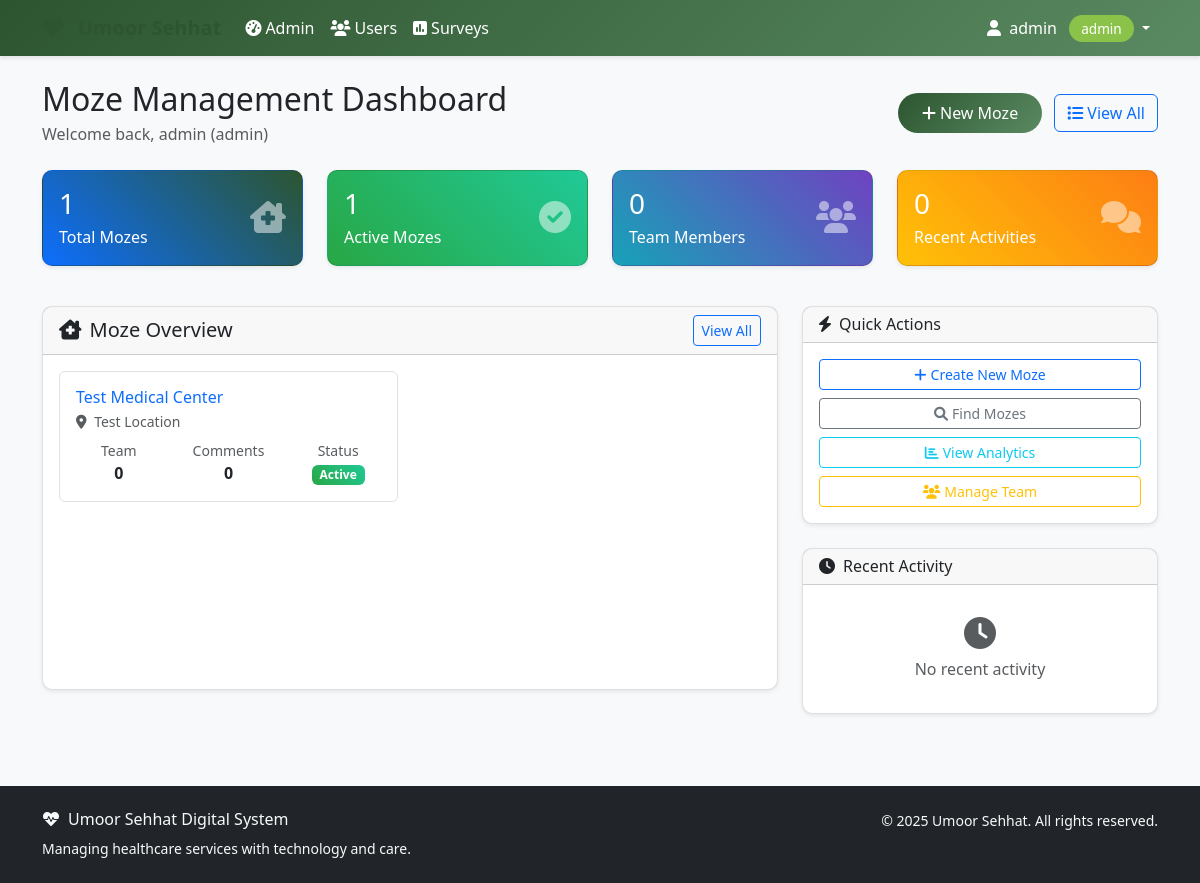
The page /moze/ (signed in) on the database as committed earlier.
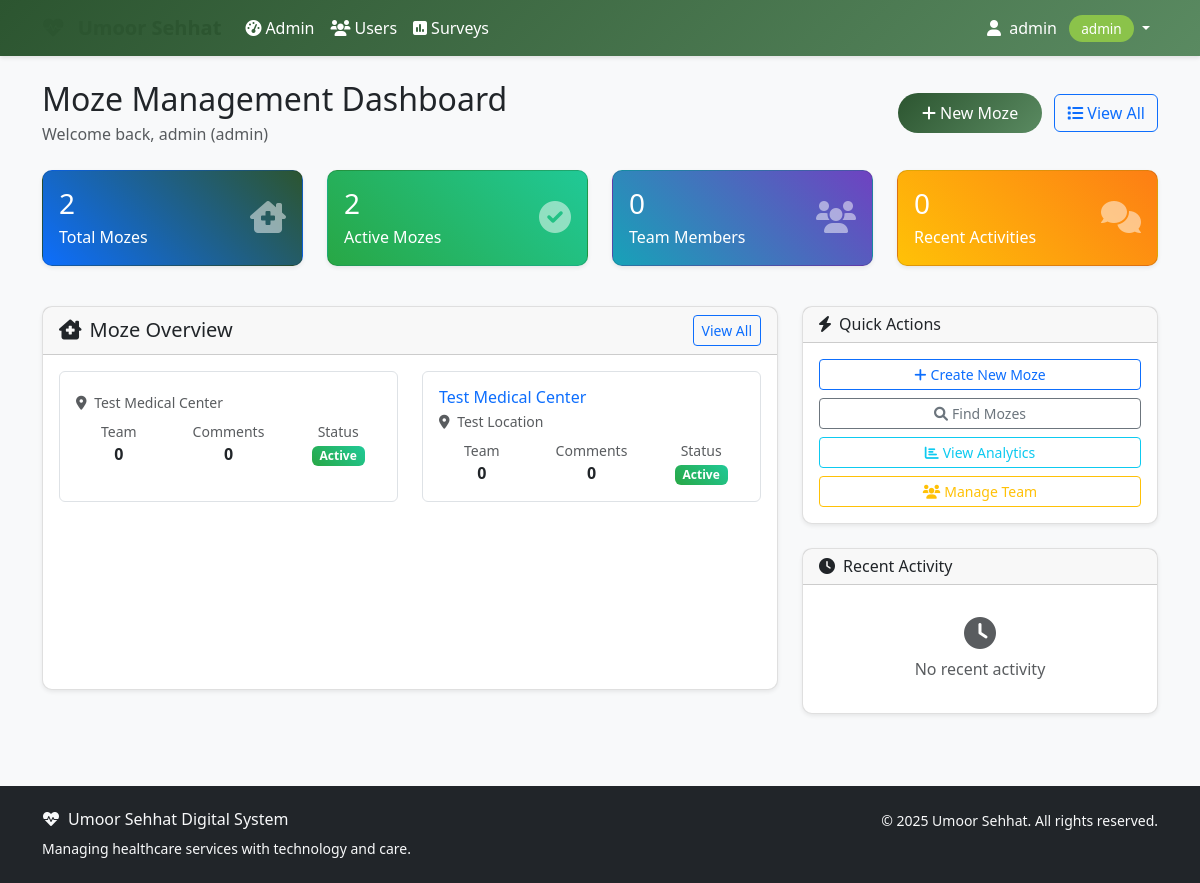
The same page on the database as committed later.
### moze/models.py (models this page shows, shortened)
class Moze(models.Model):
    name = models.CharField(max_length=100, unique=True)
    location = models.CharField(max_length=200)
    address = models.TextField(blank=True, null=True)
    aamil = models.ForeignKey(
        settings.AUTH_USER_MODEL,
        on_delete=models.CASCADE,
        related_name='managed_mozes',
        limit_choices_to={'role': 'aamil'}
    )
    team_members = models.ManyToManyField(
        settings.AUTH_USER_MODEL,
        related_name='moze_teams',
        blank=True,
        help_text='Team members assigned to this Moze'
    )
    moze_coordinator = models.ForeignKey(
        settings.AUTH_USER_MODEL,
        on_delete=models.SET_NULL,
        null=True,
        blank=True,
        related_name='coordinated_mozes',
        limit_choices_to={'role': 'moze_coordinator'}
    )
    established_date = models.DateField(blank=True, null=True)
    is_active = models.BooleanField(default=True)
    capacity = models.PositiveIntegerField(default=100, help_text='Maximum patient capacity')
    contact_phone = models.CharField(max_length=15, blank=True, null=True)
    contact_email = models.EmailField(blank=True, null=True)
    created_at = models.DateTimeField(auto_now_add=True)
    updated_at = models.DateTimeField(auto_now=True)
    class Meta:
        verbose_name = 'Moze'
        verbose_name_plural = 'Mozes'
        ordering = ['name']
    def get_team_count(self):
        return self.team_members.count()

### moze/views.py (the view)
# urls.py: path('', views.dashboard, name='dashboard'),
@login_required
def dashboard(request):
    user = request.user
    if user.is_admin:
        mozes = Moze.objects.all()
    elif user.is_aamil:
        mozes = user.managed_mozes.all()
    elif user.is_moze_coordinator:
        mozes = user.coordinated_mozes.all()
    else:
        mozes = Moze.objects.none()
    total_mozes = mozes.count()
    active_mozes = mozes.filter(is_active=True).count()
    team_members_count = User.objects.filter(moze_teams__in=mozes).distinct().count()
    recent_comments = MozeComment.objects.filter(
        moze__in=mozes,
        is_active=True
    ).select_related('author', 'moze').order_by('-created_at')[:5]
    moze_stats = []
    for moze in mozes[:6]:  # Top 6 mozes for dashboard
        stats = {
            'moze': moze,
            'team_count': moze.get_team_count(),
            'comments_count': moze.comments.filter(is_active=True).count(),
            'last_activity': moze.comments.filter(is_active=True).first(),
        }
        moze_stats.append(stats)
    context = {
        'total_mozes': total_mozes,
        'active_mozes': active_mozes,
        'team_members_count': team_members_count,
        'recent_comments': recent_comments,
        'moze_stats': moze_stats,
        'user_role': user.get_role_display(),
    }
    return render(request, 'moze/dashboard.html', context)

### accounts/models.py (called while the page is built)
    def get_full_name(self):
        if self.arabic_name:
            return self.arabic_name
        return super().get_full_name() or self.username

    @property
    def is_aamil(self):
        return self.role == 'aamil'

    @property
    def is_moze_coordinator(self):
        return self.role == 'moze_coordinator'

    @property
    def is_doctor(self):
        return self.role == 'doctor'

    @property
    def is_student(self):
        return self.role == 'student'

    @property
    def is_admin(self):
        return self.role == 'badri_mahal_admin' or self.is_superuser

### templates/moze/dashboard.html (shortened to what the changed rows need)
{% extends 'base.html' %}
{% block content %}
<div class="container">
    <div class="row mb-4">
        <div class="col">
            <div class="d-flex justify-content-between align-items-center">
                <div>
                    <h2 class="mb-1">Moze Management Dashboard</h2>
                </div>
            </div>
        </div>
    </div>
    <div class="row mb-4">
        <div class="col-md-3 mb-3">
            <div class="card bg-primary text-white">
                <div class="card-body">
                    <div class="d-flex justify-content-between">
                        <div>
                            <h3 class="mb-1">{{ total_mozes }}</h3>
                            <p class="mb-0">Total Mozes</p>
                        </div>
                    </div>
                </div>
            </div>
        </div>
        <div class="col-md-3 mb-3">
            <div class="card bg-success text-white">
                <div class="card-body">
                    <div class="d-flex justify-content-between">
                        <div>
                            <h3 class="mb-1">{{ active_mozes }}</h3>
                            <p class="mb-0">Active Mozes</p>
                        </div>
                    </div>
                </div>
            </div>
        </div>
    </div>
    <div class="row">
        <div class="col-lg-8 mb-4">
            <div class="card h-100">
                <div class="card-body">
                    {% if moze_stats %}
                        <div class="row">
                            {% for stat in moze_stats %}
                                <div class="col-md-6 mb-3">
                                    <div class="border rounded p-3 h-100">
                                        <div class="d-flex justify-content-between align-items-start">
                                            <div class="flex-grow-1">
                                                <h6 class="mb-1">
                                                    <a href="{% url 'moze:detail' stat.moze.pk %}"
                                                       class="text-decoration-none">
                                                        {{ stat.moze.name }}
                                                    </a>
                                                </h6>
                                                <p class="small text-muted mb-2">
                                                    <i class="fas fa-map-marker-alt me-1"></i>
                                                    {{ stat.moze.location }}
                                                </p>
                                                <div class="row text-center">
                                                    <div class="col-4">
                                                        <small class="text-muted d-block">Team</small>
                                                        <strong>{{ stat.team_count }}</strong>
                                                    </div>
                                                    <div class="col-4">
                                                        <small class="text-muted d-block">Comments</small>
                                                        <strong>{{ stat.comments_count }}</strong>
                                                    </div>
                                                    <div class="col-4">
                                                        <small class="text-muted d-block">Status</small>
                                                        {% if stat.moze.is_active %}
                                                            <span class="badge bg-success">Active</span>
                                                        {% else %}
                                                            <span class="badge bg-secondary">Inactive</span>
                                                        {% endif %}
                                                    </div>
                                                </div>
                                            </div>
                                        </div>
                                    </div>
                                </div>
                            {% endfor %}
                        </div>
                    {% endif %}
                </div>
            </div>
        </div>
    </div>
</div>
{% endblock %}

Rows that differ between the two databases and show on the page:
added Moze: moze.location "Test Medical Center", team_count "0", comments_count "0", is_active "Active"
Other text that changed with them:
{{ total_mozes }}: "1" → "2"
{{ active_mozes }}: "1" → "2"
